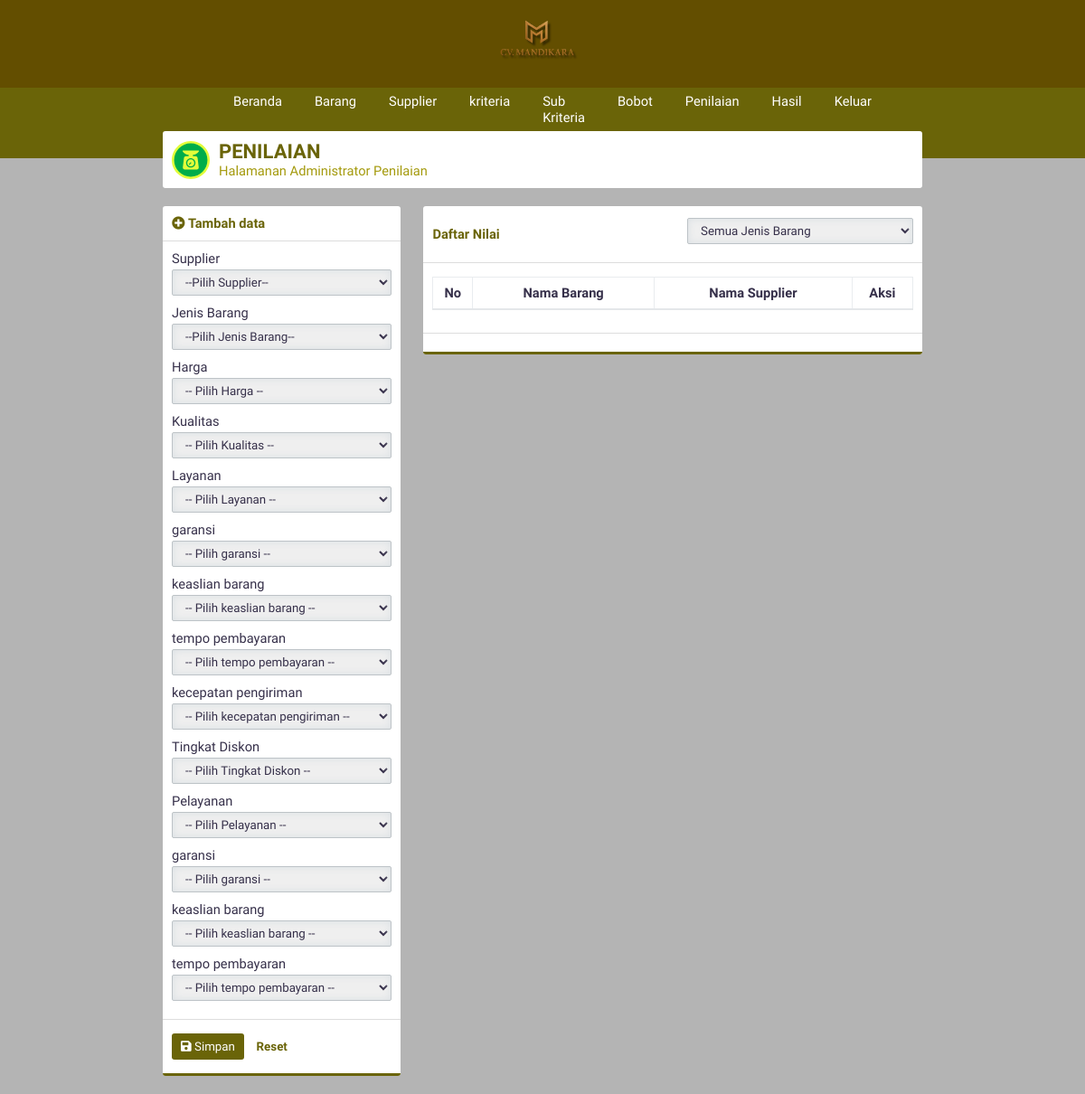
Page /?page=penilaian (signed in) on the committed database.
### tables this page shows
CREATE TABLE `kriteria` (
  `id_kriteria` int(3) NOT NULL,
  `namaKriteria` varchar(30) NOT NULL,
  `sifat` enum('Benefit','Cost') NOT NULL
);

### page/tambahnilai.php (the view, shortened to what this page needs)
<div class="panel-top">
    <b class="text-green"><i class="fa fa-plus-circle text-green"></i> Tambah data</b>
</div>
<form id="form" action="./proses/prosestambah.php" method="POST">
    <div class="panel-middle">
        <div class="group-input">
            <label for="supplier">Supplier</label>
            <select class="form-custom" required name="supplier" id="supplier">
                <option selected disabled>--Pilih Supplier--</option>
            </select>
        </div>
        <div class="group-input">
            <label for="barang">Jenis Barang</label>
            <select class="form-custom" required name="barang" id="barang">
                <option selected disabled>--Pilih Jenis Barang--</option>
            </select>
        </div>
        <?php
        $query="SELECT * FROM kriteria";
        $execute=$konek->query($query);
        if ($execute->num_rows > 0){
            while($data=$execute->fetch_array(MYSQLI_ASSOC)){
                echo "<div class=\"group-input\">";
                echo "<label for=\"nilai\">$data[namaKriteria]</label>";
                echo "<select class=\"form-custom\" required name=\"nilai[]\" id=\"nilai\">";
                echo "<option disabled selected>-- Pilih $data[namaKriteria] --</option>";
                echo "</select></div>";
            }
        }
        ?>
    </div>
    <div class="panel-bottom">
        <button type="submit" id="buttonsimpan" class="btn btn-green"><i class="fa fa-save"></i> Simpan</button>
        <button type="reset" id="buttonreset" class="btn btn-second">Reset</button>
    </div>
</form>

### asset/css/style.css (style rules this page uses)
* { padding: 0; margin: 0; font-family: 'Work Sans', sans-serif; color: #36304A; font-weight: 500; letter-spacing: normal; }
b, h1, h2, h3, h4, h5 { padding: 0; font-weight: 600 !important; margin: 0.83em 0em; }
.text-green { color: #6a6408 !important; }
input, select { border: none; width: 100%; }
.form-custom { padding: 5px 10px; border: solid 1px #BDC3C7; -webkit-border-radius: 2px; -moz-border-radius: 2px; border-radius: 2px; box-sizing: border-box; box-shadow: inset 0 0 8px #d9dfe3; margin: 3px 0 10px 0; }
.btn { border: none; -webkit-padding: 7px 10px; -o-padding: 7px 10px; -moz-padding: 7px 10px; padding: 7px 10px; border-radius: 3px; margin: 5px 0px; display: inline-block; cursor: pointer; font-size: 10pt !important; }
.btn i { color: white !important; }
.btn-green { background-color: #6a6408; color: white !important; }
.btn-second { background-color: transparent; color: #6a6408; font-weight: 600; }
.panel-top { padding: 10px; box-sizing: padding-box; border-bottom: solid 1px #dddddd; }
.panel-middle { padding: 10px; box-sizing: padding-box; }
.panel-bottom { padding: 10px; border-bottom: solid 3px #6a6408; border-top: solid 1px #dddddd; }
body { background-color: #b4b4b4; display: flex; width: 100vw; height: 100vh; align-items: center; flex-direction: column; overflow-x: hidden; font-size: 11pt; }

### rows in the picture
kriteria: namaKriteria "Harga"
kriteria: namaKriteria "Kualitas"
kriteria: namaKriteria "Layanan"
kriteria: namaKriteria "garansi"
kriteria: namaKriteria "keaslian barang"
kriteria: namaKriteria "tempo pembayaran"
kriteria: namaKriteria "kecepatan pengiriman"
kriteria: namaKriteria "Tingkat Diskon"
kriteria: namaKriteria "Pelayanan"
kriteria: namaKriteria "garansi"
kriteria: namaKriteria "keaslian barang"
kriteria: namaKriteria "tempo pembayaran"
